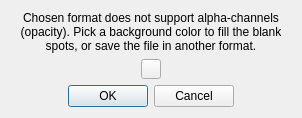
<?xml version="1.0" encoding="UTF-8"?>
<ui version="4.0">
 <class>Dialog</class>
 <widget class="QDialog" name="Dialog">
  <property name="geometry">
   <rect>
    <x>0</x>
    <y>0</y>
    <width>302</width>
    <height>118</height>
   </rect>
  </property>
  <property name="windowTitle">
   <string>Dialog</string>
  </property>
  <layout class="QVBoxLayout" name="verticalLayout">
   <item>
    <widget class="QLabel" name="label">
     <property name="acceptDrops">
      <bool>false</bool>
     </property>
     <property name="text">
      <string>Chosen format does not support alpha-channels (opacity). Pick a background color to fill the blank spots, or save the file in another format.</string>
     </property>
     <property name="scaledContents">
      <bool>false</bool>
     </property>
     <property name="alignment">
      <set>Qt::AlignCenter</set>
     </property>
     <property name="wordWrap">
      <bool>true</bool>
     </property>
     <property name="margin">
      <number>0</number>
     </property>
    </widget>
   </item>
   <item>
    <layout class="QGridLayout" name="gridLayout">
     <item row="0" column="0">
      <widget class="QPushButton" name="pushButton">
       <property name="minimumSize">
        <size>
         <width>20</width>
         <height>20</height>
        </size>
       </property>
       <property name="maximumSize">
        <size>
         <width>20</width>
         <height>20</height>
        </size>
       </property>
       <property name="text">
        <string/>
       </property>
      </widget>
     </item>
    </layout>
   </item>
   <item>
    <spacer name="verticalSpacer">
     <property name="orientation">
      <enum>Qt::Vertical</enum>
     </property>
     <property name="sizeHint" stdset="0">
      <size>
       <width>20</width>
       <height>40</height>
      </size>
     </property>
    </spacer>
   </item>
   <item>
    <widget class="QDialogButtonBox" name="buttonBox">
     <property name="orientation">
      <enum>Qt::Horizontal</enum>
     </property>
     <property name="standardButtons">
      <set>QDialogButtonBox::Cancel|QDialogButtonBox::Ok</set>
     </property>
     <property name="centerButtons">
      <bool>true</bool>
     </property>
    </widget>
   </item>
  </layout>
 </widget>
 <resources/>
 <connections>
  <connection>
   <sender>buttonBox</sender>
   <signal>accepted()</signal>
   <receiver>Dialog</receiver>
   <slot>accept()</slot>
   <hints>
    <hint type="sourcelabel">
     <x>227</x>
     <y>100</y>
    </hint>
    <hint type="destinationlabel">
     <x>157</x>
     <y>117</y>
    </hint>
   </hints>
  </connection>
  <connection>
   <sender>buttonBox</sender>
   <signal>rejected()</signal>
   <receiver>Dialog</receiver>
   <slot>reject()</slot>
   <hints>
    <hint type="sourcelabel">
     <x>292</x>
     <y>106</y>
    </hint>
    <hint type="destinationlabel">
     <x>286</x>
     <y>117</y>
    </hint>
   </hints>
  </connection>
 </connections>
</ui>
